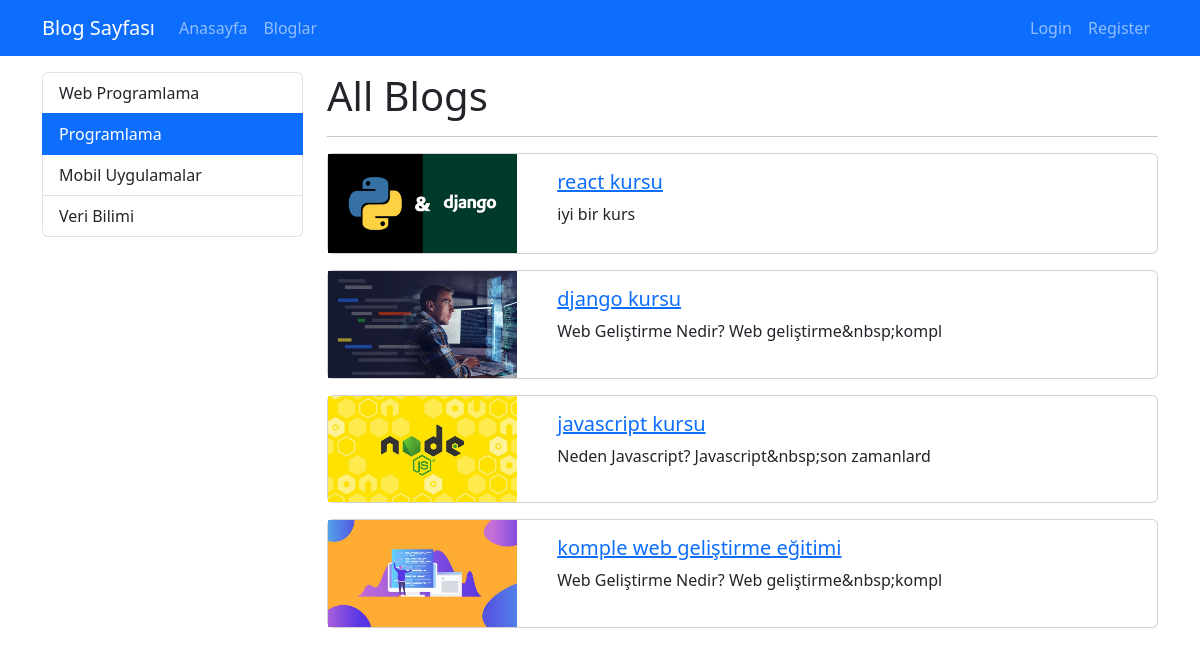
The page /category/programlama on the database its author committed.
### blog/models.py (models this page shows, shortened)
class Category(models.Model):
    name = models.CharField(max_length=150)
    slug = models.SlugField(null=False, blank=True, unique=True, db_index=True, editable=False)

class Blog(models.Model):
    title = models.CharField(max_length=200)
    image = models.ImageField(upload_to="blogs")
    description = RichTextField()
    is_active = models.BooleanField(default=False)
    is_home = models.BooleanField(default=False)
    slug = models.SlugField(null=False, blank=True, unique=True, db_index=True, editable=False)
    categories = models.ManyToManyField(Category, blank=True)

### blog/views.py (the view)
# urls.py: path("category/<slug:slug>", views.blogs_by_category, name="blogs_by_category"),
def blogs_by_category(request, slug):
    context = {
        "blogs": Category.objects.get(slug=slug).blog_set.filter(is_active=True),
        "categories": Category.objects.all(),
        "selected_category": slug
    }
    return render(request, "blog/blogs.html", context)

### blog/templates/blog/blogs.html (shortened to what this page needs)
{% extends "base.html" %}
{% block content %}
<div class="container mt-3">
    <div class="row">
      <div class="col-3">
          {% include 'partials/_categories.html' %}
      </div>
      <div class="col-9">
        <h1>All Blogs</h1>
        <hr>
        {% if blogs|length > 0 %}
           {% for blog in blogs %}
              {% if blog.is_active  %}
                {% include 'blog/partials/_blog.html' %}
              {% endif %}
           {% endfor %}
        {% else %}
            <div class="alert alert-warning">No Blogs</div>
        {% endif %}
      </div>
    </div>
  </div>
{% endblock  %}

### templates/partials/_categories.html
<div class="list-group">
    {% for category  in categories %}
    {% if category.slug == selected_category %}
           <a class="list-group-item list-group-item-action active" href="{% url "blogs_by_category" category.slug %}">{{category.name|title}}</a>
    {% else %}
           <a class="list-group-item list-group-item-action" href="{% url "blogs_by_category" category.slug %}">{{category.name|title}}</a>
    {% endif %}
    {% endfor %}
</div>

### blog/templates/blog/partials/_blog.html
{% load static %}
<div class="card mb-3">
    <div class="row">
        <div class="col-md-3">
            <img src="{{ blog.image.url}}" alt="" class="img-fluid">
        </div>
        <div class="col-md-9">
            <div class="card-body">
                <h5 class="card-title">
                    <a href="{% url 'blog_details' blog.slug %}">
                  {{blog.title}}
                </a>
               </h5>
                <p class="card-text">{{ blog.description|striptags| slice:"0:50" }}</p>
            </div>
        </div>
    </div>
   </div>

### rows shown on the page
Category: name "Web Programlama"
Category: name "Programlama"
Category: name "Mobil Uygulamalar"
Category: name "Veri Bilimi"
Blog: image (picture), title "react kursu", description "iyi bir kurs"
Blog: image (picture), title "django kursu", description "Web Geliştirme Nedir? Web geliştirme&nbsp;kompl"
Blog: image (picture), title "javascript kursu", description "Neden Javascript? Javascript&nbsp;son zamanlard"
Blog: image (picture), title "komple web geliştirme eğitimi", description "Web Geliştirme Nedir? Web geliştirme&nbsp;kompl"
